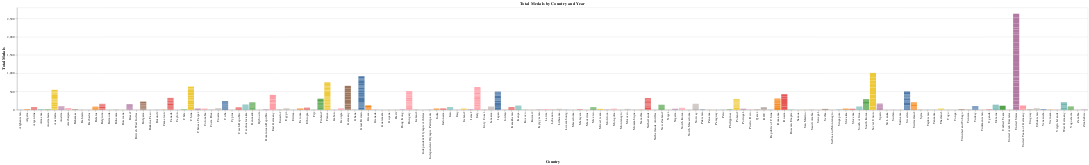

This figure's notebook cell:
### Code cell
# Query to get the total medals for each country per year
medal_data = con.execute("""
    SELECT Year, Country_Name, SUM(Gold) AS Gold, SUM(Silver) AS Silver, SUM(Bronze) AS Bronze, 
           (SUM(Gold) + SUM(Silver) + SUM(Bronze)) AS Total_Medals
    FROM olympic_medals
    GROUP BY Year, Country_Name
""").df()

# Create a selection dropdown for the year
year_selection = alt.selection_point(
    fields=['Year'],
    bind=alt.binding_select(options=sorted(medal_data['Year'].unique().tolist()), name='Select Year: ')
)

# Create the bar chart
bar_chart = alt.Chart(medal_data).mark_bar().encode(
    x=alt.X('Country_Name:N', title='Country'),
    y=alt.Y('Total_Medals:Q', title='Total Medals'),
    color=alt.Color('Country_Name:N', legend=None),
    tooltip=['Year', 'Country_Name', 'Gold', 'Silver', 'Bronze', 'Total_Medals']
).transform_filter(
    year_selection
).properties(
    title='Total Medals by Country and Year'
).add_params(
    year_selection
)

bar_chart.show()

### Figure 1 — Vega-Lite specification as saved in the notebook (floating-point values rounded to 4 significant figures; data arrays with more than 128 entries replaced by an {"elided": "..."} marker saying what was removed)
{"config": {"view": {"continuousWidth": 300, "continuousHeight": 300}}, "data": {"name": "data-359ee17b36e4678162c0583d02a4b0db"}, "mark": {"type": "bar"}, "encoding": {"color": {"field": "Country_Name", "legend": null, "type": "nominal"}, "tooltip": [{"field": "Year", "type": "quantitative"}, {"field": "Country_Name", "type": "nominal"}, {"field": "Gold", "type": "quantitative"}, {"field": "Silver", "type": "quantitative"}, {"field": "Bronze", "type": "quantitative"}, {"field": "Total_Medals", "type": "quantitative"}], "x": {"field": "Country_Name", "title": "Country", "type": "nominal"}, "y": {"field": "Total_Medals", "title": "Total Medals", "type": "quantitative"}}, "params": [{"name": "param_2", "select": {"type": "point", "fields": ["Year"]}, "bind": {"input": "select", "options": [1896, 1900, 1904, 1908, 1912, 1920, 1924, 1928, 1932, 1936, 1948, 1952, 1956, 1960, 1964, 1968, 1972, 1976, 1980, 1984, 1988, 1992, 1996, 2000, 2004, 2008, 2012, 2016, 2020], "name": "Select Year: "}}], "title": "Total Medals by Country and Year", "transform": [{"filter": {"param": "param_2"}}], "$schema": "https://vega.github.io/schema/vega-lite/v5.20.1.json", "datasets": {"data-359ee17b36e4678162c0583d02a4b0db": {"elided": "1344 records"}}}
